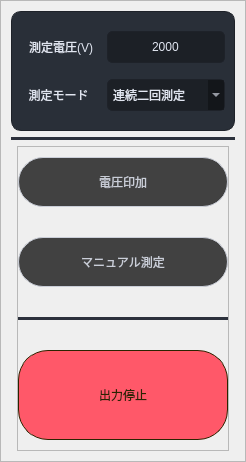
               <widget class="QWidget" name="page_ManaulOperate">
                <layout class="QGridLayout" name="gridLayout_2">
                 <property name="leftMargin">
                  <number>0</number>
                 </property>
                 <property name="topMargin">
                  <number>0</number>
                 </property>
                 <property name="rightMargin">
                  <number>0</number>
                 </property>
                 <property name="bottomMargin">
                  <number>0</number>
                 </property>
                 <property name="spacing">
                  <number>0</number>
                 </property>
                 <item row="0" column="0" alignment="Qt::AlignBottom">
                  <widget class="QFrame" name="frame_11">
                   <property name="minimumSize">
                    <size>
                     <width>0</width>
                     <height>0</height>
                    </size>
                   </property>
                   <property name="frameShape">
                    <enum>QFrame::StyledPanel</enum>
                   </property>
                   <property name="frameShadow">
                    <enum>QFrame::Raised</enum>
                   </property>
                   <layout class="QGridLayout" name="gridLayout_20">
                    <property name="leftMargin">
                     <number>10</number>
                    </property>
                    <property name="topMargin">
                     <number>10</number>
                    </property>
                    <property name="rightMargin">
                     <number>10</number>
                    </property>
                    <property name="bottomMargin">
                     <number>10</number>
                    </property>
                    <property name="spacing">
                     <number>6</number>
                    </property>
                    <item row="2" column="0" alignment="Qt::AlignHCenter|Qt::AlignBottom">
                     <widget class="QFrame" name="frame_9">
                      <property name="minimumSize">
                       <size>
                        <width>0</width>
                        <height>0</height>
                       </size>
                      </property>
                      <property name="maximumSize">
                       <size>
                        <width>16777215</width>
                        <height>16777215</height>
                       </size>
                      </property>
                      <property name="layoutDirection">
                       <enum>Qt::LeftToRight</enum>
                      </property>
                      <property name="frameShape">
                       <enum>QFrame::StyledPanel</enum>
                      </property>
                      <property name="frameShadow">
                       <enum>QFrame::Raised</enum>
                      </property>
                      <layout class="QGridLayout" name="gridLayout_19">
                       <property name="leftMargin">
                        <number>0</number>
                       </property>
                       <property name="topMargin">
                        <number>10</number>
                       </property>
                       <property name="rightMargin">
                        <number>0</number>
                       </property>
                       <property name="bottomMargin">
                        <number>10</number>
                       </property>
                       <property name="horizontalSpacing">
                        <number>6</number>
                       </property>
                       <property name="verticalSpacing">
                        <number>30</number>
                       </property>
                       <item row="0" column="0" alignment="Qt::AlignBottom">
                        <widget class="QPushButton" name="voltageOutput_pushButton">
                         <property name="minimumSize">
                          <size>
                           <width>210</width>
                           <height>50</height>
                          </size>
                         </property>
                         <property name="maximumSize">
                          <size>
                           <width>210</width>
                           <height>50</height>
                          </size>
                         </property>
                         <property name="layoutDirection">
                          <enum>Qt::LeftToRight</enum>
                         </property>
                         <property name="styleSheet">
                          <string notr="true">QPushButton {
	color: rgb(202, 206, 216);
	font: 28px  &quot;游ゴシック&quot;;
	background-color: rgb(65, 65, 65);
	border-width: 1px;
	border-style: solid;
	border-radius: 25px;
}
QPushButton:checked{
	color: rgb(44, 36, 0);
	background-color: rgb(79, 159, 238);
}

QPushButton:hover {
	
	color: rgb(44, 36, 0);
	background-color: rgb(109, 182, 238);
}

QPushButton:pressed {
	color: rgb(44, 36, 0);
	background-color: rgb(69, 140, 207);
}</string>
                         </property>
                         <property name="text">
                          <string>電圧印加</string>
                         </property>
                         <property name="checkable">
                          <bool>true</bool>
                         </property>
                         <property name="autoRepeatInterval">
                          <number>100</number>
                         </property>
                        </widget>
                       </item>
                       <item row="1" column="0" alignment="Qt::AlignBottom">
                        <widget class="QPushButton" name="manualMeasurement_pushButton">
                         <property name="minimumSize">
                          <size>
                           <width>210</width>
                           <height>50</height>
                          </size>
                         </property>
                         <property name="maximumSize">
                          <size>
                           <width>210</width>
                           <height>50</height>
                          </size>
                         </property>
                         <property name="layoutDirection">
                          <enum>Qt::LeftToRight</enum>
                         </property>
                         <property name="styleSheet">
                          <string notr="true">QPushButton {
	color: rgb(202, 206, 216);
	font: 28px  &quot;游ゴシック&quot;;
	background-color: rgb(65, 65, 65);
	border-width: 1px;
	border-style: solid;
	border-radius: 25px;
}
QPushButton:checked{
	color: rgb(44, 36, 0);
	background-color: rgb(79, 159, 238);
}

QPushButton:hover {
	
	color: rgb(44, 36, 0);
	background-color: rgb(109, 182, 238);
}

QPushButton:pressed {
	color: rgb(44, 36, 0);
	background-color: rgb(69, 140, 207);
}</string>
                         </property>
                         <property name="text">
                          <string>マニュアル測定</string>
                         </property>
                         <property name="checkable">
                          <bool>true</bool>
                         </property>
                         <property name="autoRepeatInterval">
                          <number>100</number>
                         </property>
                        </widget>
                       </item>
                       <item row="3" column="0" alignment="Qt::AlignHCenter|Qt::AlignBottom">
                        <widget class="QPushButton" name="outputStop_pushButton">
                         <property name="minimumSize">
                          <size>
                           <width>210</width>
                           <height>90</height>
                          </size>
                         </property>
                         <property name="maximumSize">
                          <size>
                           <width>210</width>
                           <height>90</height>
                          </size>
                         </property>
                         <property name="styleSheet">
                          <string notr="true">QPushButton {
	color: rgb(44, 36, 0);
	font: 30px  &quot;游ゴシック&quot;;
	background-color: rgb(255, 88, 105);
	border-width: 1px;
	border-style: solid;
	border-radius: 30px;
}
QPushButton:hover {
	background-color: rgb(255, 124, 163);
	border-width: 1px;
	border-style: solid;
	border-radius: 30px;
}

QPushButton:pressed {
	background-color: rgb(220, 37, 95);
	border-width: 1px;
	border-style: solid;
	border-radius: 30px;
}</string>
                         </property>
                         <property name="text">
                          <string>出力停止</string>
                         </property>
                        </widget>
                       </item>
                       <item row="2" column="0" alignment="Qt::AlignBottom">
                        <widget class="QLabel" name="label_18">
                         <property name="minimumSize">
                          <size>
                           <width>0</width>
                           <height>3</height>
                          </size>
                         </property>
                         <property name="maximumSize">
                          <size>
                           <width>16777215</width>
                           <height>3</height>
                          </size>
                         </property>
                         <property name="styleSheet">
                          <string notr="true">background-color: rgb(44, 49, 60);
border:none;</string>
                         </property>
                         <property name="text">
                          <string/>
                         </property>
                        </widget>
                       </item>
                      </layout>
                     </widget>
                    </item>
                    <item row="1" column="0">
                     <widget class="QLabel" name="label_19">
                      <property name="minimumSize">
                       <size>
                        <width>0</width>
                        <height>3</height>
                       </size>
                      </property>
                      <property name="maximumSize">
                       <size>
                        <width>16777215</width>
                        <height>3</height>
                       </size>
                      </property>
                      <property name="styleSheet">
                       <string notr="true">background-color: rgb(44, 49, 60);
border:none;</string>
                      </property>
                      <property name="text">
                       <string/>
                      </property>
                     </widget>
                    </item>
                    <item row="0" column="0" alignment="Qt::AlignBottom">
                     <widget class="QFrame" name="frame_12">
                      <property name="minimumSize">
                       <size>
                        <width>0</width>
                        <height>120</height>
                       </size>
                      </property>
                      <property name="maximumSize">
                       <size>
                        <width>16777215</width>
                        <height>16777215</height>
                       </size>
                      </property>
                      <property name="styleSheet">
                       <string notr="true">background-color: rgb(41, 47, 56);
border-color: rgb(30, 34, 41);
border-width: 1px;
border-style: solid;
border-radius: 10px;</string>
                      </property>
                      <property name="frameShape">
                       <enum>QFrame::StyledPanel</enum>
                      </property>
                      <property name="frameShadow">
                       <enum>QFrame::Raised</enum>
                      </property>
                      <layout class="QGridLayout" name="gridLayout_21">
                       <item row="0" column="0">
                        <widget class="QLabel" name="label_20">
                         <property name="minimumSize">
                          <size>
                           <width>80</width>
                           <height>0</height>
                          </size>
                         </property>
                         <property name="maximumSize">
                          <size>
                           <width>80</width>
                           <height>16777215</height>
                          </size>
                         </property>
                         <property name="styleSheet">
                          <string notr="true">font: 12px &quot;游ゴシック&quot;;
color: rgb(225, 230, 241);
padding-right:5px;
border:None</string>
                         </property>
                         <property name="text">
                          <string>測定電圧(V)</string>
                         </property>
                         <property name="alignment">
                          <set>Qt::AlignRight|Qt::AlignTrailing|Qt::AlignVCenter</set>
                         </property>
                        </widget>
                       </item>
                       <item row="1" column="0">
                        <widget class="QLabel" name="label_21">
                         <property name="minimumSize">
                          <size>
                           <width>80</width>
                           <height>0</height>
                          </size>
                         </property>
                         <property name="maximumSize">
                          <size>
                           <width>80</width>
                           <height>16777215</height>
                          </size>
                         </property>
                         <property name="styleSheet">
                          <string notr="true">font: 12px &quot;游ゴシック&quot;;
color: rgb(225, 230, 241);
padding-right:5px;
border:None</string>
                         </property>
                         <property name="text">
                          <string>測定モード</string>
                         </property>
                         <property name="alignment">
                          <set>Qt::AlignCenter</set>
                         </property>
                        </widget>
                       </item>
                       <item row="1" column="1">
                        <widget class="QComboBox" name="measurement_comboBox">
                         <property name="styleSheet">
                          <string notr="true">background-color: rgba(0, 0, 0,80);
color: rgb(225, 230, 241);
border-width: 1px;
border-style: solid;
border-radius: 5px;
padding-left:5px;
padding-right:5px;
font: 12px &quot;游ゴシック&quot;;
min-height:30;</string>
                         </property>
                         <item>
                          <property name="text">
                           <string>連続二回測定</string>
                          </property>
                         </item>
                         <item>
                          <property name="text">
                           <string>一回測定</string>
                          </property>
                         </item>
                        </widget>
                       </item>
                       <item row="0" column="1">
                        <widget class="QLineEdit" name="voltage_lineEdit">
                         <property name="maximumSize">
                          <size>
                           <width>16777215</width>
                           <height>16777215</height>
                          </size>
                         </property>
                         <property name="styleSheet">
                          <string notr="true">background-color: rgba(0, 0, 0,80);
color: rgb(225, 230, 241);
border-width: 1px;
border-style: solid;
border-radius: 5px;
padding-left:5px;
padding-right:5px;
font: 12px  &quot;游ゴシック&quot;;
min-height:30;</string>
                         </property>
                         <property name="text">
                          <string>2000</string>
                         </property>
                         <property name="alignment">
                          <set>Qt::AlignCenter</set>
                         </property>
                        </widget>
                       </item>
                      </layout>
                     </widget>
                    </item>
                   </layout>
                  </widget>
                 </item>
                </layout>
               </widget>
